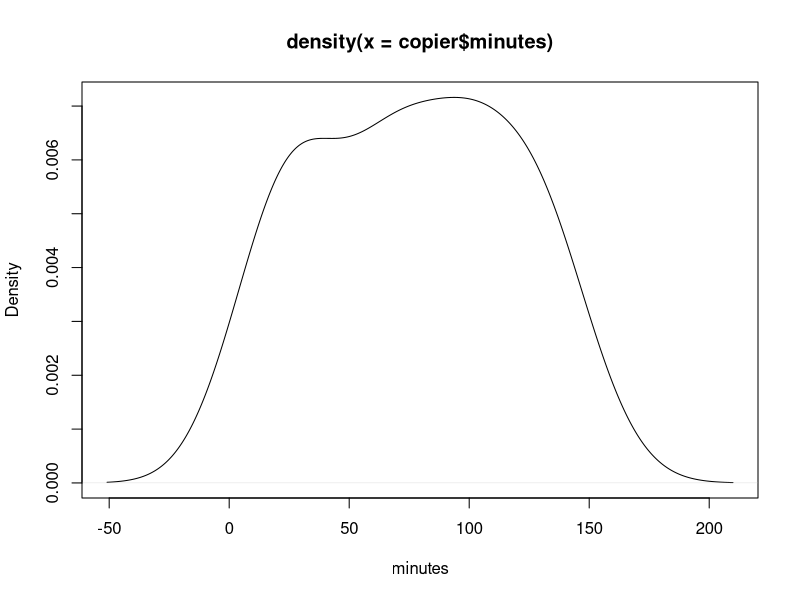
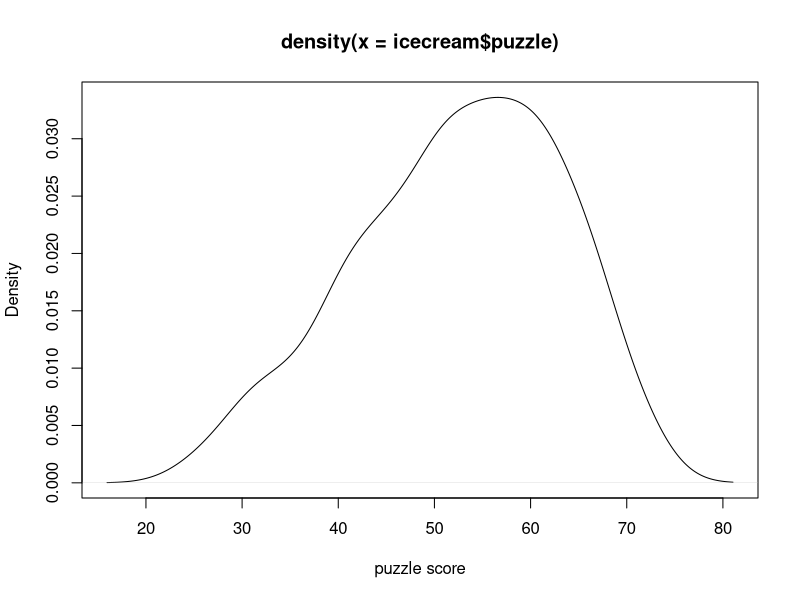
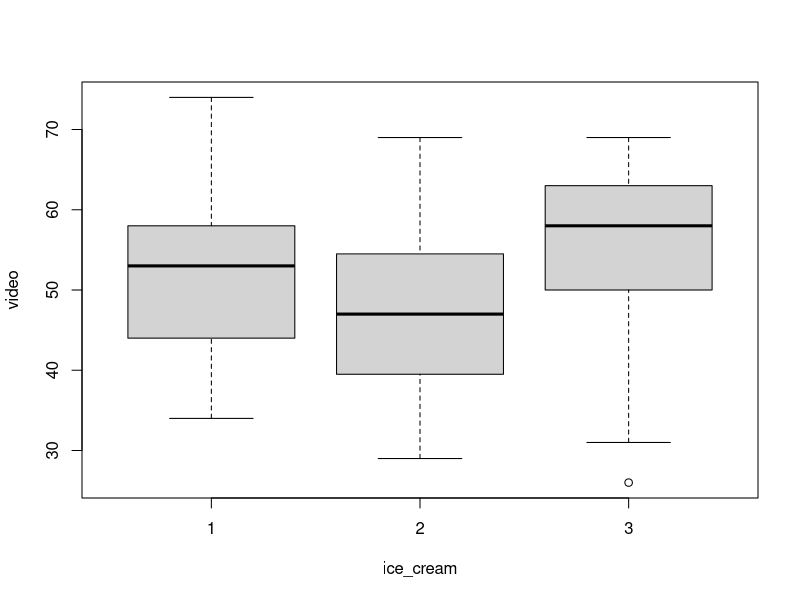
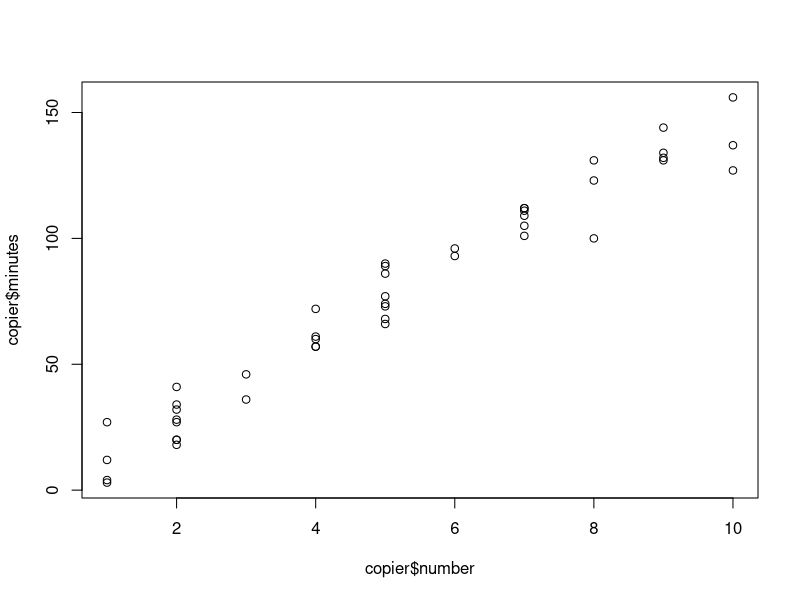
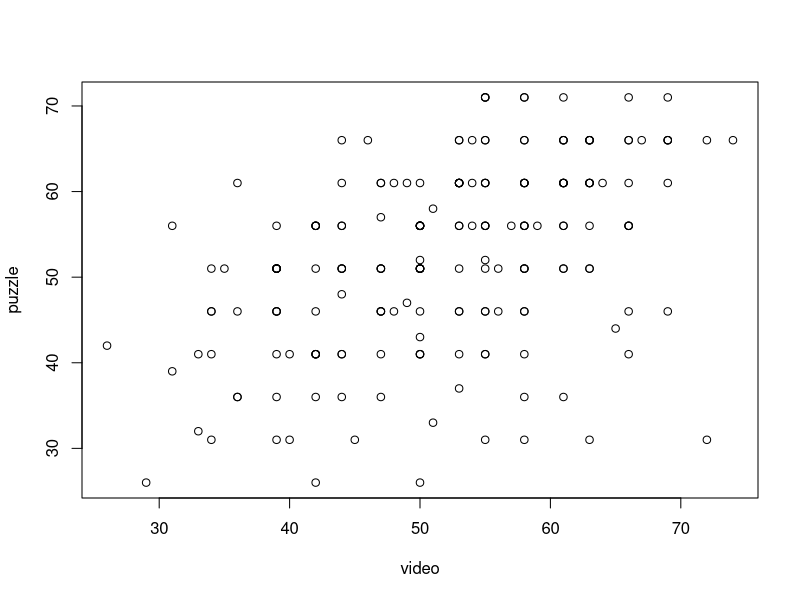
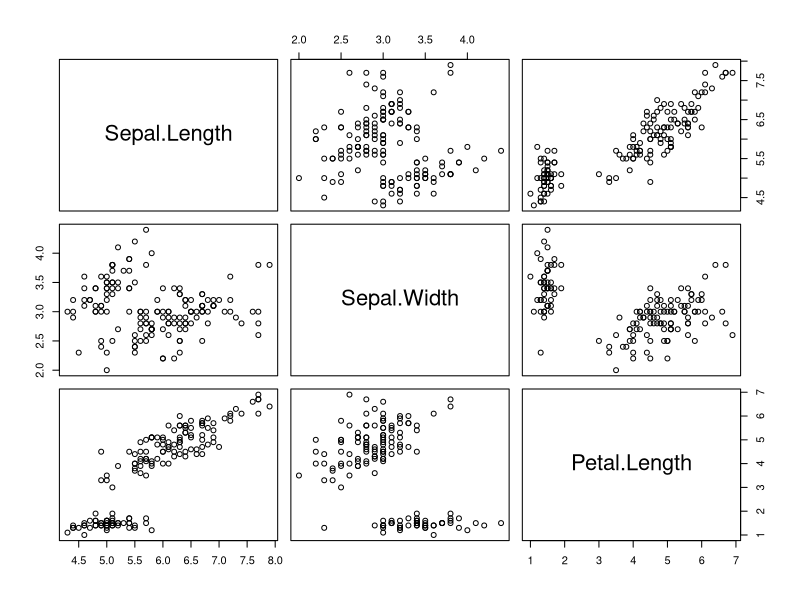
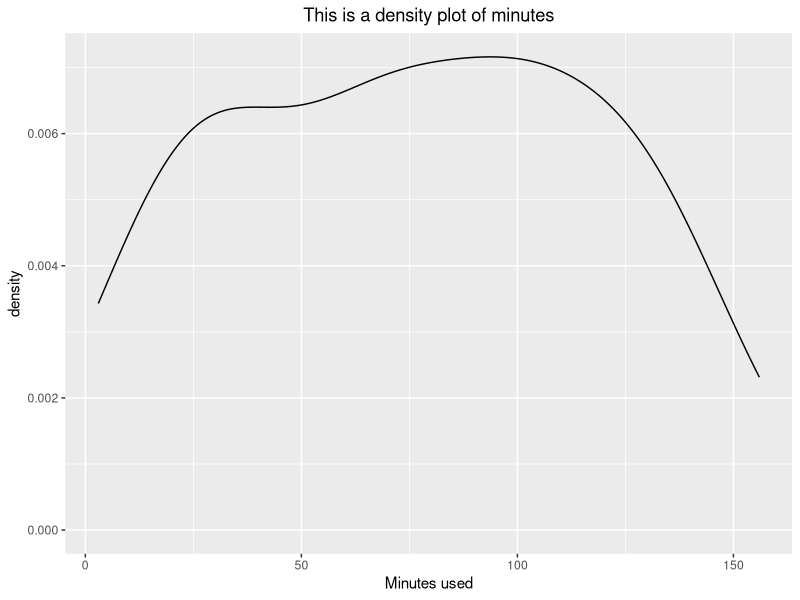
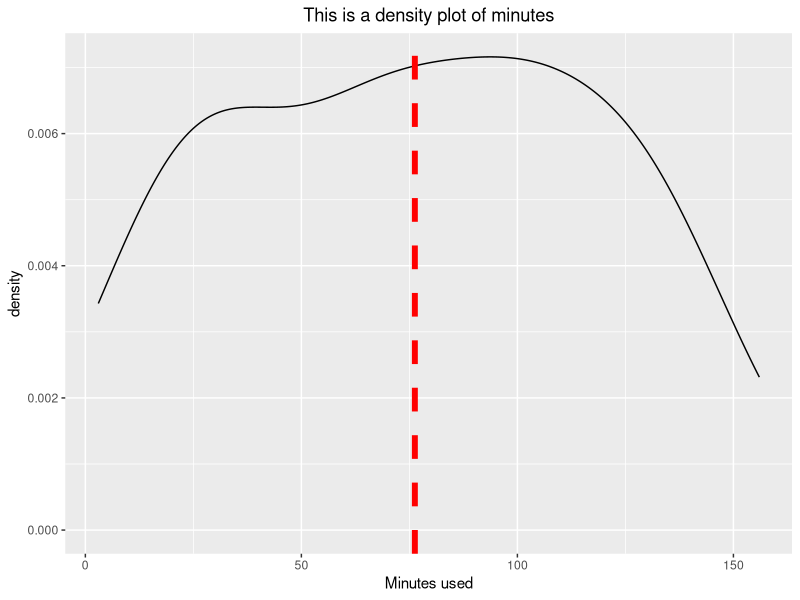

Source code (R) for these figures, in order:
## ---- chunk 1
icecream <- read.table("data/icecream.txt")
dim(icecream)
copier <- read.table("data/CH01PR20.txt")
dim(copier)
## ---- chunk 2
class(icecream)
class(copier)
head(icecream)
head(copier)
colnames(copier)=c("minutes","number")
head(copier)

#alternative way
copier <- setNames(copier,c("minutes","number"))
head(copier)

dim(icecream)
names(icecream)
class(icecream$video)
head(iris)
class(iris$Species)
class(iris$Sepal.Length)
## ---- chunk 3
class(icecream$video)
x=as.numeric(icecream$video)
class(x)
## ---- chunk 4
x
y=as.factor(x)
class(y)
y
z=as.character(x)
class(z)
z
## ---- chunk 5
icecream$ice_cream
class(icecream$ice_cream)
icecream$ice_cream=as.factor(icecream$ice_cream)
icecream$ice_cream
class(icecream$ice_cream)
## ---- chunk 6
mean(icecream$video)
median(icecream$video)
sd(icecream$video)
var(icecream$video)
summary(icecream$video)
IQR(icecream$video)
cor(copier$minutes,copier$number)

summary(icecream)
summary(copier)
## ---- chunk 7
#install.packages("dplyr")
library(dplyr)
## ---- chunk 8
head(icecream)
icecream <- as_tibble(icecream)
icecream

icecream %>% filter(female==0)
icecream %>% filter(female==1, video<50)

iris %>% filter(Species=="setosa", Sepal.Width>4)
iris %>% filter(Species=="versicolor", Petal.Length<4)

# Question: filter iris dataset for Species equal to "setosa" or "virginica"
## ---- chunk 9
icecream %>% arrange(video) # order 'video' column in ascending order
icecream %>% arrange(desc(puzzle)) # order 'puzzle' column in descending order

as_tibble(iris) %>% arrange(Petal.Length)
as_tibble(iris) %>% arrange(desc(Sepal.Length))

# Question: 1) filter iris dataset for Species equal to "setosa" and 2) sort  in descending order of Sepal.Width  
## ---- chunk 10
icecream_new <- icecream %>% mutate(puzzle100 = puzzle*100)
icecream_new

# Question: 1) filter icecream dataset for ice_cream equal to 1, 2) create video1000 (video*1000) column, 3) sort in descending order of video1000, 4) assign the dataset to icecream_new2
## ---- chunk 11
icecream %>% summarise(Mean_video=mean(video), SD_video=sd(video), SD_median=median(video))
## ---- chunk 12
puzzle.summary <- icecream %>% group_by(ice_cream) %>% summarise(Mean=mean(puzzle),
            Variance=var(puzzle))%>%as.data.frame()

iris %>% group_by(Species) %>% summarise(Mean=mean(Sepal.Length), Median=median(Sepal.Length), Variance=var(Sepal.Length))

# Question: 1) group by Species 2) calculate mean, median, var, min, max of Sepal.Length for each group 3) sort data in descending order of mean 3) convert to a data frame  4) assign the output to "iris_new"
## ---- chunk 13
icecream %>% group_by(ice_cream) %>% 
  summarise(Mean=mean(puzzle),Variance=var(puzzle))
puzzle.summary <-icecream %>% group_by(ice_cream) %>% 
  summarise(Mean=mean(puzzle), Variance=var(puzzle) )
puzzle.summary
class(puzzle.summary)

puzzle.summary <- icecream %>% group_by(ice_cream) %>% 
  summarise(Mean=mean(puzzle),
            Variance=var(puzzle) )%>%as.data.frame()
puzzle.summary
class(puzzle.summary)
## ---- chunk 14
plot(density(copier$minutes),xlab="minutes")#,ylab="density")
plot(density(icecream$puzzle),xlab="puzzle score")
boxplot(video~ice_cream, data=icecream)
## ---- chunk 15
plot(x=copier$number,y=copier$minutes)
plot(puzzle~video, data=icecream)#response againt predictors
# by default, it's x axis first, then y axis. or you can specify
## ---- chunk 16
head(iris)
cor(iris[,1:3])
pairs(iris[,1:3])
## ---- chunk 17
#install.packages("ggplot2")
library(ggplot2)
## ---- chunk 18
p <- ggplot(data=copier, mapping=aes(x=minutes)) + 
  geom_density() +
  xlab("Minutes used") +
  ggtitle("This is a density plot of minutes") +
  theme(plot.title = element_text(hjust = 0.5))
p
## ---- chunk 19
p + geom_vline(aes(xintercept=mean(minutes)),
              color="red", linetype="dashed", size=2) #change dotted, or size 
## ---- chunk 20
p <- ggplot(icecream, aes(x=ice_cream, y=puzzle)) + 
  geom_boxplot()
p
## ---- chunk 21
q <- ggplot(icecream) + 
  geom_boxplot(aes(x=ice_cream, y=puzzle) )
q
## ---- chunk 22
q + geom_point(data=puzzle.summary,aes(x=ice_cream, y=Mean), shape=18, col="blue", size=3)
p + stat_summary(fun.y=mean, geom="point", shape=7,col="red", size=4)
q + stat_summary(aes(x=ice_cream, y=puzzle),fun.y=mean, geom="point", shape=7,col="red", size=4)
#a little bit different, q don't have the aes settings, just different ways to do the calculation. 
## ---- chunk 23
p <- ggplot(copier,aes(x=number, y=minutes)) + 
  geom_point()
p
## ---- chunk 24
p + theme_bw()
p + theme_classic()
## ---- chunk 25
p <- ggplot(icecream,aes(x=video, y=puzzle, col=ice_cream,shape=ice_cream)) +
  geom_point()
p
## ---- chunk 26
icecream$female=as.factor(icecream$female)

p <- ggplot(icecream,aes(x=video, y=puzzle, col=female,shape=female)) +
  geom_point()
p

p <- ggplot(icecream,aes(x=ice_cream, y=puzzle, col=female,shape=female)) +
  geom_point()
p
## ---- chunk 27
p <- ggplot(icecream, aes(x=ice_cream, y=puzzle,fill=ice_cream)) + 
  geom_boxplot()
p

p <- ggplot(icecream, aes(x=ice_cream, y=puzzle,fill=female)) + 
  geom_boxplot()
p

p+scale_fill_hue(l=70, c=80) #many other ways to change the color/theme/type, etc
## ---- chunk 28
copier.fit <- lm(minutes~number,data=copier)
copier.fit
class(copier.fit)
str(copier.fit)
summary(copier.fit)
plot(minutes~number, data=copier)
abline(-0.5802,15.0352)#by definition of the line abline(intercept, slope)
#The following are alternative ways to draw the fitted regression line.
lines(copier$number,-0.5802+15.0352*copier$number)#other way
abline(copier.fit)#simple way

#ggplot2
fitted(copier.fit)
copier$fitted=fitted(copier.fit)
p <- ggplot(copier,aes(x=number, y=minutes)) + 
  geom_point()
p
  #geom_line(aes(x=number,y=minutes)) try this and show
  #the function of geom_line
p <- p + geom_line(aes(x=number,y=fitted))
p
